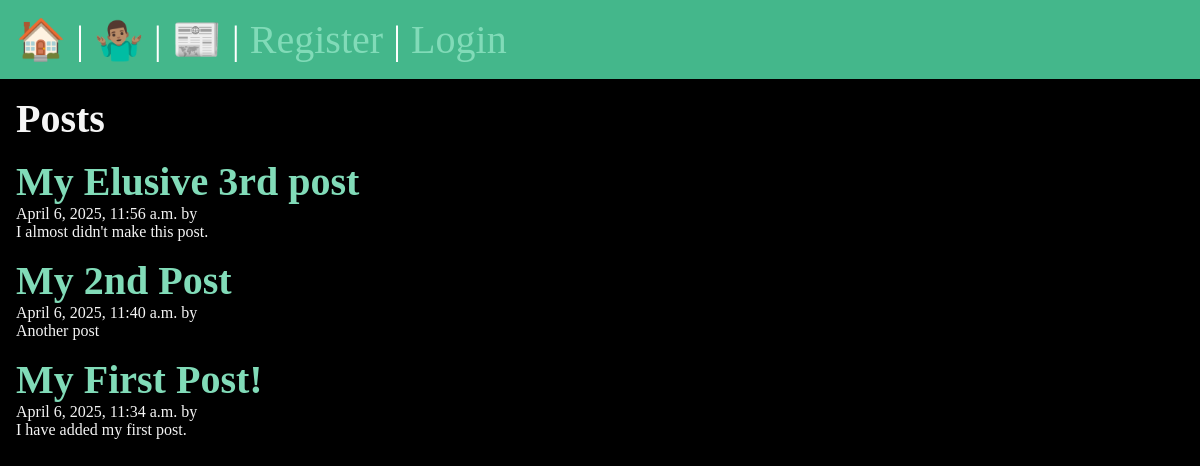
/posts/, run on an earlier commit of the app's database.
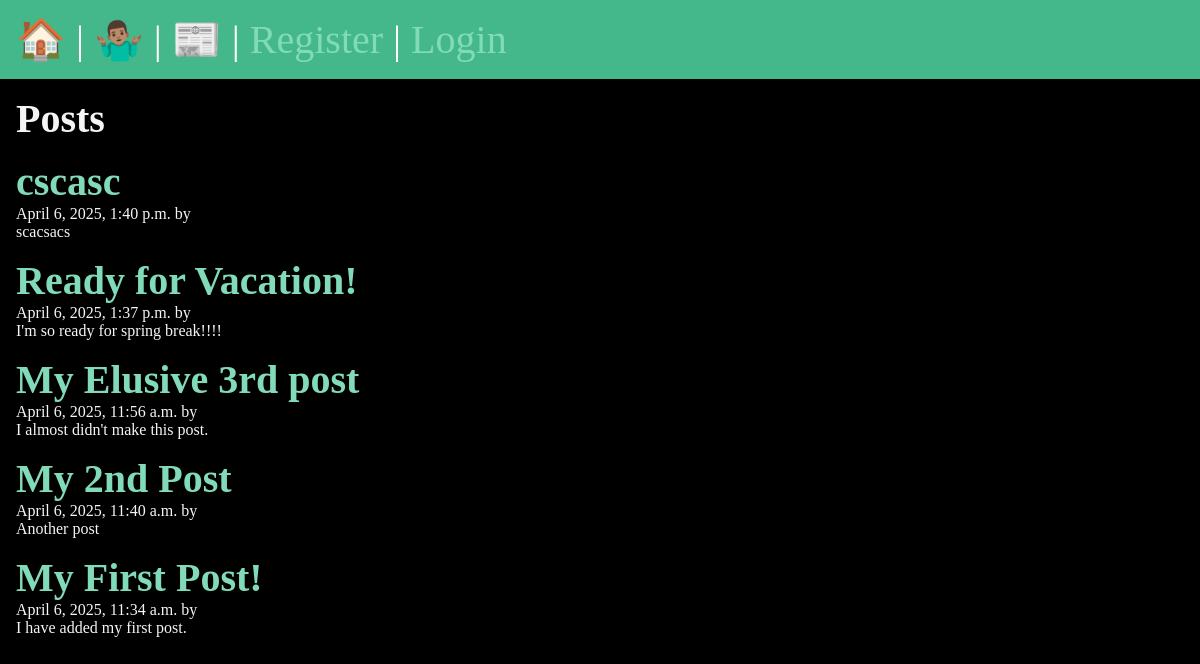
And on a later commit of the database.
### posts/models.py (models this page shows, shortened)
class Post(models.Model):
    title = models.CharField(max_length=75)
    body = models.TextField()
    slug = models.SlugField()
    date = models.DateTimeField(auto_now_add=True)
    banner = models.ImageField(default='fallback.jpg', blank=True)
    author = models.ForeignKey(User, on_delete=models.CASCADE, default=None)

### posts/views.py (the view)
# urls.py: path('', views.post_list, name="list"),
def post_list(request):
    posts = Post.objects.all().order_by('-date')
    return render(request, 'posts/posts_list.html', {'posts' : posts})

### posts/templates/posts/posts_list.html (shortened to what this page needs)
{% extends 'layout.html' %}
{% block content %}
<section>
    <h1>Posts</h1>
    {% for post in posts %}
        <article class="post">
            <h2>
                <a href="{% url 'posts:page' slug=post.slug %}">
                    {{ post.title }}
                </a>
            </h2>
            <p>{{ post.date }} by {{ post.author}}</p>
            <p>{{ post.body }}</p>
        </article>
    {% endfor %}
</section>
{% endblock %}

### templates/layout.html (shortened to what this page needs)
<!DOCTYPE html>
{% load static %}
<html lang="en">
<head>
    <link rel="stylesheet" href="{% static 'css/main.css' %}">
</head>
<body>
    <nav>
        <a href="/">
            <span role="img" aria-label="home" title="Home">🏠</span>
        </a>|
        <a href="/about">
            <span role="img" aria-label="about" title="About">🤷🏽‍♂️</span>
        </a>|
        <a href="{% url 'posts:list' %}">
            <span role="img" aria-label="posts" title="Posts">📰</span>
        </a>|
        {% if user.is_authenticated %}
        |
        <a href="{% url 'posts:new-post' %}">
            <span role="img" aria-label="New Post" title="New Post">New POST‍</span>
        </a>|
        <form class="logout" action={% url 'users:logout' %} method="post">
            {% csrf_token %}
            <button class="logout-button" aria-label="User Logout" title="User Logout">Logout</button>
        </form>
        {% else %}
        <a href="{% url 'users:register' %}">
            <span role="img" aria-label="register" title="Register">Register</span>
        </a>|
        <a href="{% url 'users:login' %}">
            <span role="img" aria-label="User Login" title="Log In">Login</span>
        </a>
        {% endif %}
    </nav>
    <main>
        {% block content %}
        {% endblock %}
    </main>
</body>
</html>

### static/css/main.css (style rules this page uses)
* { margin: 0; padding: 0; box-sizing: border-box; }
body { min-height: 100vh; background-color: black; color: whitesmoke; font-size: 3rem; }
nav { padding: 1rem; background-color: #44B78B; color: white; font-size: 2.5rem; }
main { padding: 1rem; }
section { display: flex; flex-flow: column; gap: 1rem; }
h1, h2 { font-size: 2.5rem; }
p { font-size: 1rem; }
a { text-decoration: none; color: #81dbb8; }

What changed in the data, as far as the page shows it:
added Post: title "cscasc", date "April 6, 2025, 1:40 p.m.", body "scacsacs"
added Post: title "Ready for Vacation!", date "April 6, 2025, 1:37 p.m.", body "I'm so ready for spring break!!!!"
